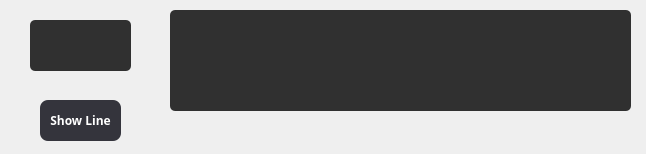
<?xml version="1.0" encoding="UTF-8"?>
<ui version="4.0">
 <class>Form</class>
 <widget class="QWidget" name="Form">
  <property name="geometry">
   <rect>
    <x>0</x>
    <y>0</y>
    <width>646</width>
    <height>154</height>
   </rect>
  </property>
  <property name="windowTitle">
   <string>Form</string>
  </property>
  <widget class="QTextBrowser" name="textBrowser">
   <property name="geometry">
    <rect>
     <x>170</x>
     <y>10</y>
     <width>461</width>
     <height>101</height>
    </rect>
   </property>
   <property name="font">
    <font>
     <family>Yu Gothic UI Semibold</family>
     <pointsize>12</pointsize>
     <bold>true</bold>
    </font>
   </property>
   <property name="styleSheet">
    <string notr="true">
QWidget
{
background-color: #814582;
	background :rgba(0,0,0,0.8);
	
	border: none;
	border-radius: 5px;
	padding: 5px;
color: #fff;

}
</string>
   </property>
  </widget>
  <widget class="QTextEdit" name="textEdit">
   <property name="geometry">
    <rect>
     <x>30</x>
     <y>20</y>
     <width>101</width>
     <height>51</height>
    </rect>
   </property>
   <property name="font">
    <font>
     <family>Yu Gothic UI Semibold</family>
     <pointsize>11</pointsize>
     <bold>true</bold>
    </font>
   </property>
   <property name="styleSheet">
    <string notr="true">
QWidget
{
background-color: #814582;
	background :rgba(0,0,0,0.8);
	
	border: none;
	border-radius: 5px;
	padding: 5px;
color: #fff;

}
</string>
   </property>
  </widget>
  <widget class="QPushButton" name="Show">
   <property name="geometry">
    <rect>
     <x>40</x>
     <y>100</y>
     <width>81</width>
     <height>41</height>
    </rect>
   </property>
   <property name="font">
    <font>
     <family>Yu Gothic UI Semibold</family>
     <pointsize>-1</pointsize>
     <bold>true</bold>
    </font>
   </property>
   <property name="cursor">
    <cursorShape>PointingHandCursor</cursorShape>
   </property>
   <property name="styleSheet">
    <string notr="true">QPushButton
{

	background-color: #B9A7BB;
background :rgba(0,0,10,200);
	color: #fff;
	font-size: 12px;
	font-weight: bold;
	border: none;
	border-radius: 8px;
	padding: 5px;


}
QPushButton::pressed
{
	background-color: qlineargradient(spread:pad, x1:0, y1:0.511, x2:1, y2:0.511, stop:0 rgba(0, 207, 179, 255),stop:1 rgba(70, 255, 230, 255));

}
QPushButton::hover
{
	background-color: #6d286e;
 
}</string>
   </property>
   <property name="text">
    <string>Show Line</string>
   </property>
  </widget>
  <widget class="QLabel" name="label">
   <property name="geometry">
    <rect>
     <x>-92</x>
     <y>-5</y>
     <width>1041</width>
     <height>561</height>
    </rect>
   </property>
   <property name="text">
    <string/>
   </property>
   <property name="pixmap">
    <pixmap>../../../Desktop/New folder/wp2466502.jpg</pixmap>
   </property>
  </widget>
  <zorder>label</zorder>
  <zorder>textBrowser</zorder>
  <zorder>textEdit</zorder>
  <zorder>Show</zorder>
 </widget>
 <resources/>
 <connections/>
</ui>
